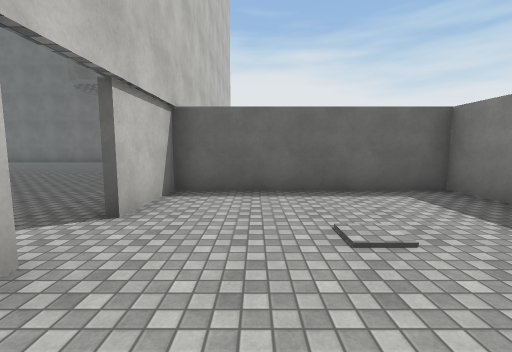
view 1 (above)

23 first-person views from a walk through a scene from a Unity 3-D project. The camera is 1.5 m above the floor, tilts 6° down and sees 90° across. The floor is counted in squares, 2 m on a side. Each view is taken from the middle of a square. On the plan, view 1 faces up. The plan holds only what a view shows up to about 9 squares ahead; the rest is blank. The place goes on beyond the plan. The player character is not drawn. Surface patterns are stand-ins for the level's own textures.

view 2
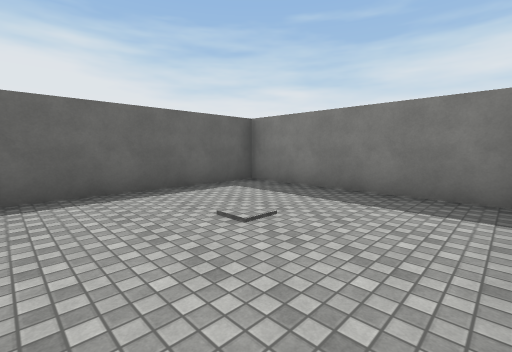

view 3
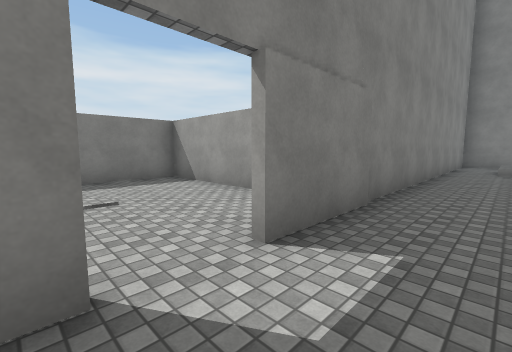

view 4
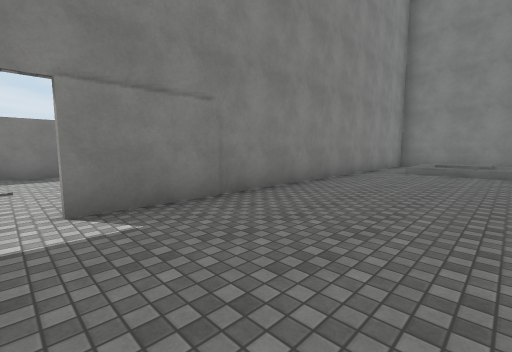

view 5
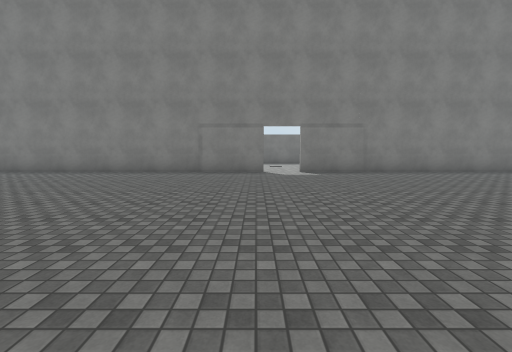

view 6
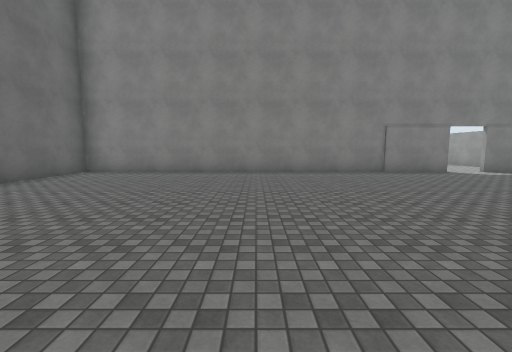

view 7
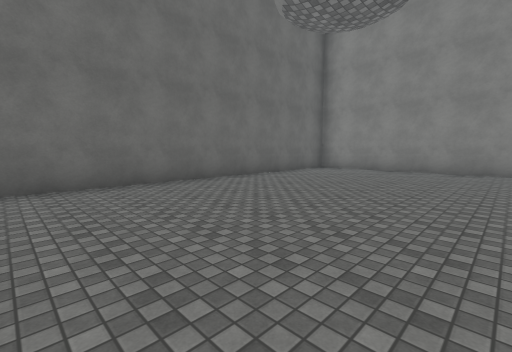

view 8
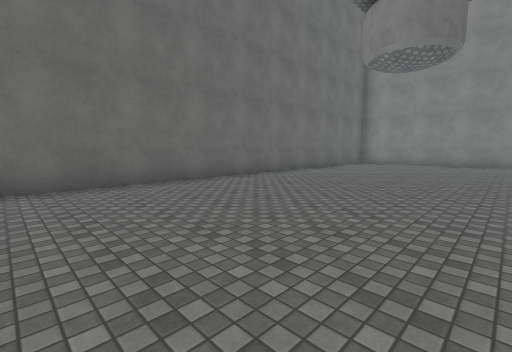

view 9
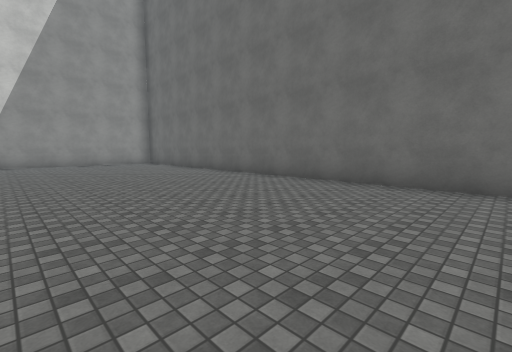

view 10
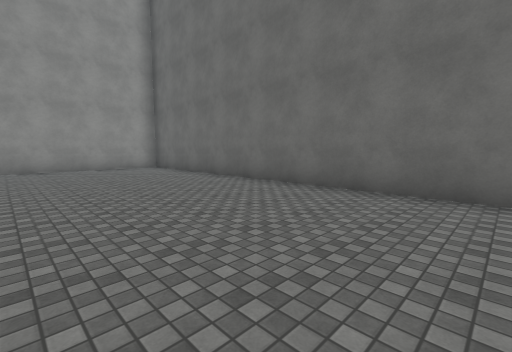

view 11
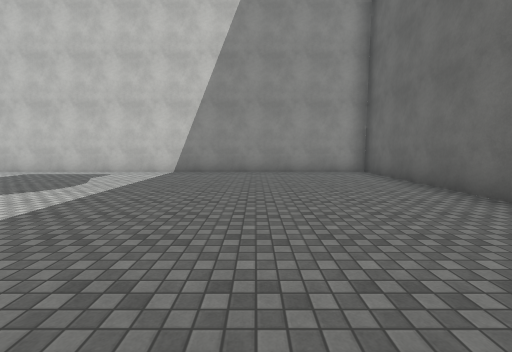

view 12
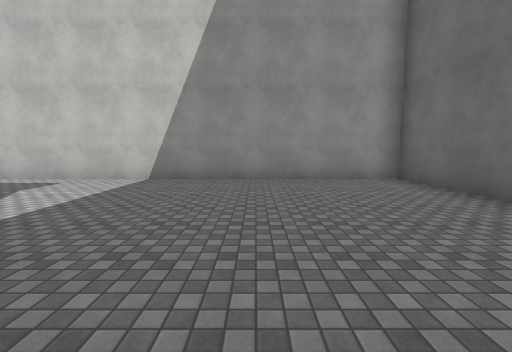

view 13
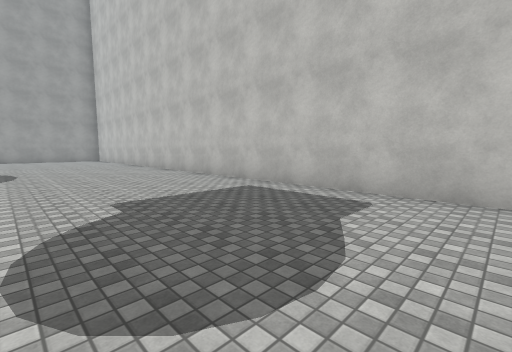

view 14
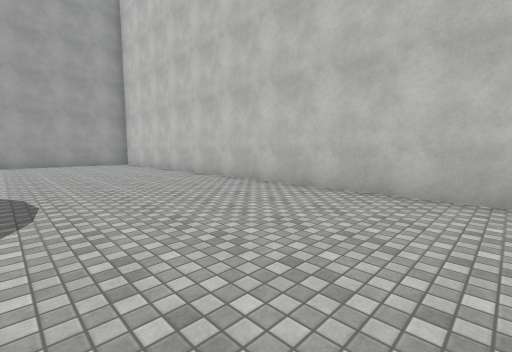

view 15
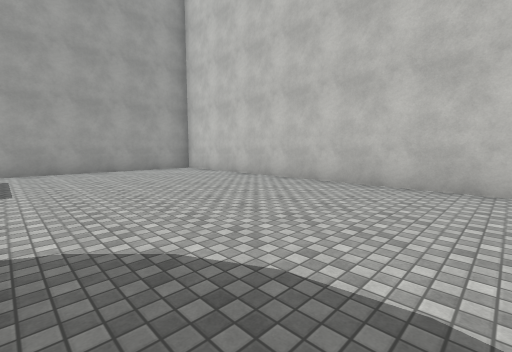

view 16
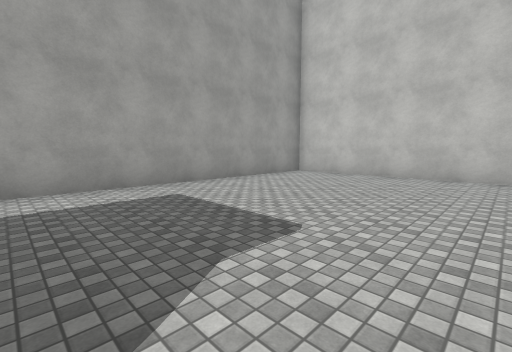

view 17
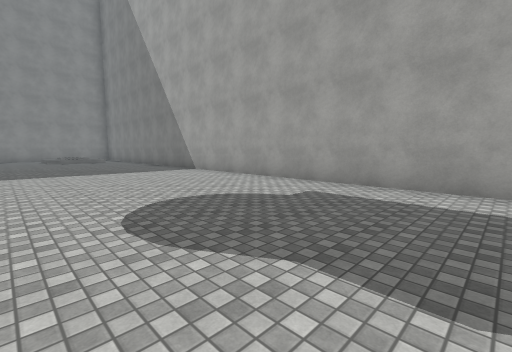

view 18
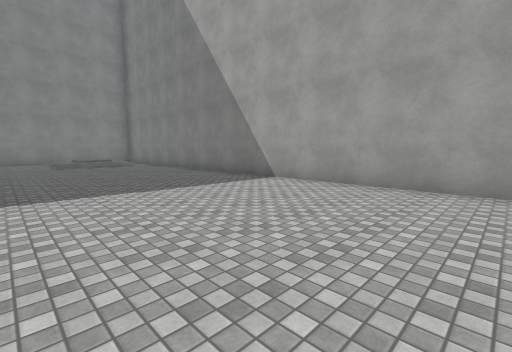

view 19
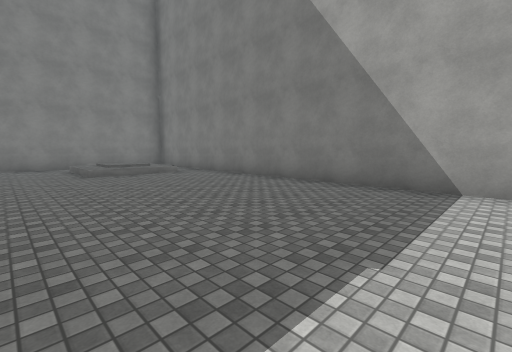

view 20
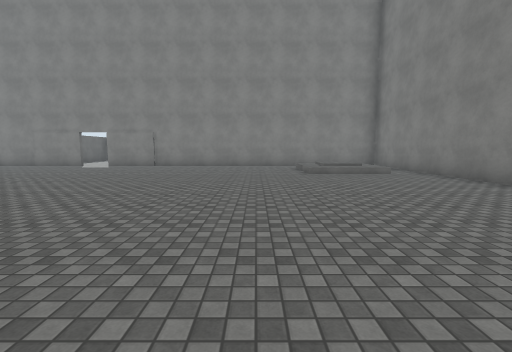

view 21
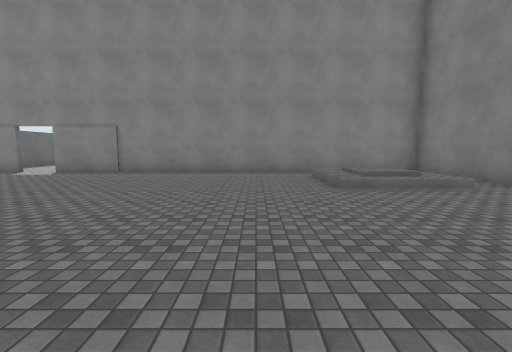

view 22
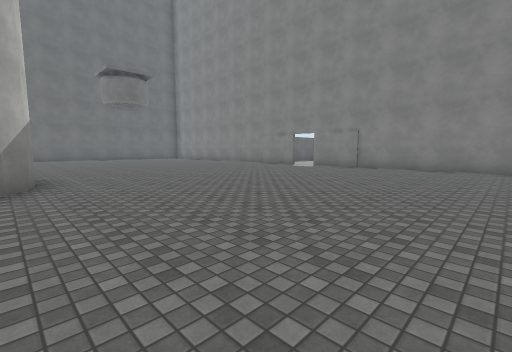

view 23
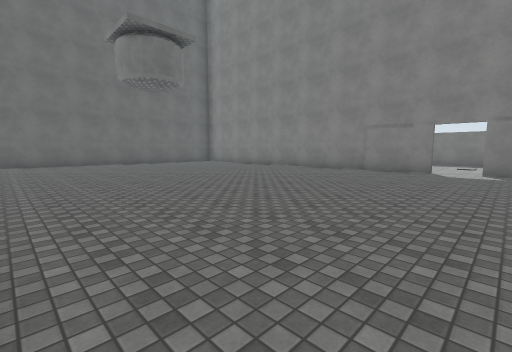

### Floor plan
Ten units are one square. View 1 is at (0, 0); x grows to the right and y downward. Boxes are objects, and circles mark ways between rooms. Rooms are numbered by the first view taken in them; rooms with no view inside come last. Other rooms are left out.
<svg viewBox="-269 -151 309 259">
<path fill="none" stroke="#000" d="M4 4 35 4 35 -46 -15 -46 -15 -27M-115 -22 -116 -14 -120 -7M-17 -26 -17 -146 -264 -146 -264 103 -17 103 -17 -16"/>
<circle cx="-20" cy="-20" r="3" fill="#2a7"/>
<text x="10" y="-20">1</text>
<text x="-160" y="-40">2</text>
</svg>
Room 1 opens to room 2.

Where each view was taken, in squares from view 1:
view 1: 0 up, 0 right, facing up
view 2: 0 up, 1 left, facing up-right
view 3: 3 up, 3 left, facing down-right
view 4: 2 up, 5 left, facing down-right
view 5: 3 up, 10 left, facing right
view 6: 9 up, 10 left, facing right
view 7: 9 up, 11 left, facing up-right
view 8: 9 up, 15 left, facing up-right
view 9: 9 up, 13 left, facing up-left
view 10: 10 up, 16 left, facing up-left
view 11: 11 up, 18 left, facing left
view 12: 11 up, 20 left, facing left
view 13: 8 up, 22 left, facing down-left
view 14: 3 up, 22 left, facing down-left
view 15: 1 down, 21 left, facing down-left
view 16: 5 down, 19 left, facing down-left
view 17: 5 down, 21 left, facing down-right
view 18: 5 down, 17 left, facing down-right
view 19: 5 down, 13 left, facing down-right
view 20: 5 down, 13 left, facing right
view 21: 5 down, 10 left, facing right
view 22: 5 down, 12 left, facing up-right
view 23: 1 up, 11 left, facing up-right
